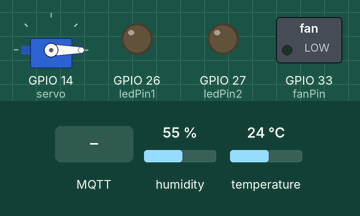
Simulated run of this sketch. Board: ESP32. Parts: servo, switched loads named in the sketch (green lamp = pin HIGH), output pins drawn as LEDs (lit = HIGH). The test bench sets the inputs (shaded band); at power-on: humidity 55 %, temperature 24 °C. WiFi joins after 1.5 s; servers stay silent unless stated; no MQTT or app messages arrive unless stated; what the sketch prints to the serial monitor is not drawn.

Above: at 2.7 s.
2.8 s: MQTT message "on" arrives on the first subscribed topic
At 3.9 s:
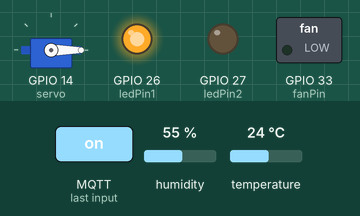
5.1 s: MQTT message "open" arrives on the third subscribed topic
At 6.3 s:
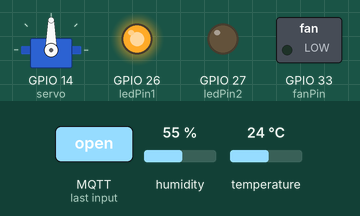
7.1 s: MQTT message "home/led1" arrives on the first subscribed topic
At 8.8 s:
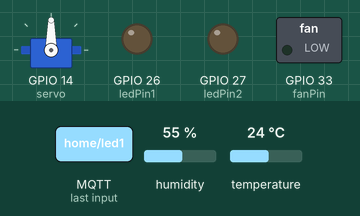
9.1 s: MQTT message "on" arrives on the second subscribed topic
At 10.0 s:
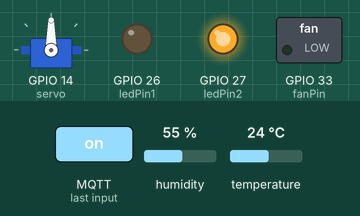
11.1 s: MQTT message "close" arrives on the third subscribed topic
At 12.4 s:
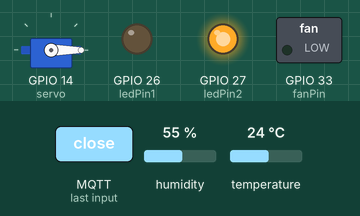
13.2 s: MQTT message "home/led1" arrives on the second subscribed topic
At 14.8 s:
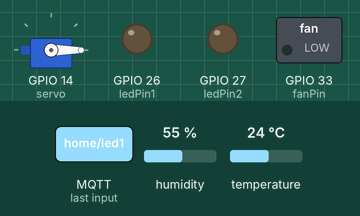
Timing chart, 0 to 16.2 s (numbered marks = the images above; inputs shaded):
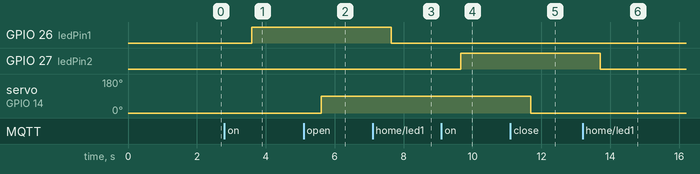

Measured:
- after the input at 2.8 s, GPIO 26 (ledPin1): LOW → HIGH after 0.79 s
- after the input at 5.1 s, servo on GPIO 14 (servo): 0° → 90° after 0.51 s
- after the input at 7.1 s, GPIO 26 (ledPin1): HIGH → LOW after 0.54 s
- after the input at 9.1 s, GPIO 27 (ledPin2): LOW → HIGH after 0.56 s
- after the input at 11.1 s, servo on GPIO 14 (servo): 90° → 0° after 0.59 s
- after the input at 13.2 s, GPIO 27 (ledPin2): HIGH → LOW after 0.51 s

The sketch:

Arduino.ino
```cpp
#include <WiFi.h>
#include <WiFiClientSecure.h>
#include <PubSubClient.h>
#include <DHT.h>
#include <ESP32Servo.h>

// Cấu hình WiFi và MQTT Broker
const char* ssid = "UDA.TEACHING";
const char* password = "uda.aun2025";

const char* mqtt_server = "f72254649f65498686bdf704456645b8.s1.eu.hivemq.cloud";
const int mqtt_port = 8883; // Sử dụng cổng bảo mật
const char* mqtt_username = "truong0907";
const char* mqtt_password = "Truong123";

// Khai báo kết nối và client MQTT
WiFiClientSecure espClient;
PubSubClient client(espClient);

// Cấu hình cảm biến DHT11
#define DHTPIN 2
#define DHTTYPE DHT11
DHT dht(DHTPIN, DHTTYPE);

// Chân LED
const int ledPin1 = 26;
const int ledPin2 = 27;

// Cấu hình Servo
Servo servo; // Đối tượng servo

// Chân Quạt
const int fanPin = 33; // Chân GPIO 33 để điều khiển quạt

void setup_wifi() {
  delay(10);
  Serial.println("Connecting to WiFi...");
  WiFi.begin(ssid, password);

  while (WiFi.status() != WL_CONNECTED) {
    delay(500);
    Serial.print(".");
  }
  Serial.println("\nWiFi connected");
}

void callback(char* topic, byte* message, unsigned int length) {
  String msg = "";
  for (int i = 0; i < length; i++) {
    msg += (char)message[i];
  }

  // Xử lý tin nhắn nhận từ MQTT Broker
  if (String(topic) == "home/led1") {
    digitalWrite(ledPin1, msg == "on" ? HIGH : LOW);
    Serial.println("LED1: " + msg);
  } else if (String(topic) == "home/led2") {
    digitalWrite(ledPin2, msg == "on" ? HIGH : LOW);
    Serial.println("LED2: " + msg);
  } else if (String(topic) == "home/door") {
    if (msg == "open") {
      servo.write(90); // Mở cửa (servo quay 90 độ)
      Serial.println("Door opened via MQTT");
    } else if (msg == "close") {
      servo.write(0); // Đóng cửa
      Serial.println("Door closed via MQTT");
    }
  } else if (String(topic) == "home/fan") {
    if (msg == "on") {
      digitalWrite(fanPin, LOW); // Bật quạt
      Serial.println("Fan turned on");
    } else if (msg == "off") {
      digitalWrite(fanPin, HIGH); // Tắt quạt
      Serial.println("Fan turned off");
    }
  }
}

void reconnect() {
  while (!client.connected()) {
    Serial.println("Attempting MQTT connection...");

    // Kết nối tới MQTT Broker với thông tin bảo mật
    if (client.connect("ESP32Client", mqtt_username, mqtt_password)) {
      Serial.println("Connected to MQTT Broker");

      // Đăng ký các topic để điều khiển LED, Servo và Quạt
      client.subscribe("home/led1");
      client.subscribe("home/led2");
      client.subscribe("home/door"); // Đăng ký thêm topic điều khiển cửa
      client.subscribe("home/fan");  // Đăng ký thêm topic điều khiển quạt
    } else {
      Serial.print("Failed to connect, rc=");
      Serial.print(client.state());
      Serial.println(" - Retrying in 5 seconds");
      delay(5000); // Thử lại sau 5 giây nếu kết nối thất bại
    }
  }
}

void setup() {
  Serial.begin(115200);

  // Thiết lập chân LED và quạt
  pinMode(ledPin1, OUTPUT);
  pinMode(ledPin2, OUTPUT);
  pinMode(fanPin, OUTPUT); // Thiết lập chân quạt

  setup_wifi();

  // Thiết lập kết nối bảo mật MQTT, bỏ qua xác thực chứng chỉ
  espClient.setInsecure(); // Sử dụng setInsecure nếu không có chứng chỉ CA
  client.setServer(mqtt_server, mqtt_port);
  client.setCallback(callback);

  // Bắt đầu cảm biến DHT
  dht.begin();

  // Khởi tạo Servo
  servo.attach(14); // Kết nối servo với chân D14
  servo.write(0);   // Đặt servo ở góc 0 độ (cửa đóng)
}

void loop() {
  if (!client.connected()) {
    reconnect(); // Kết nối lại nếu MQTT không kết nối
  }
  client.loop();

  // Đọc dữ liệu từ cảm biến DHT11
  float h = dht.readHumidity();
  float t = dht.readTemperature();

  // Kiểm tra nếu dữ liệu đọc từ cảm biến hợp lệ
  if (!isnan(h) && !isnan(t)) {
    String payload = "{\"temperature\":" + String(t) + ",\"humidity\":" + String(h) + "}";
    Serial.println("Publishing: " + payload);
    client.publish("home/sensor", payload.c_str()); // Gửi dữ liệu lên MQTT Broker
  } else {
    Serial.println("Failed to read from DHT sensor!");
  }

  delay(2000);
}
```
